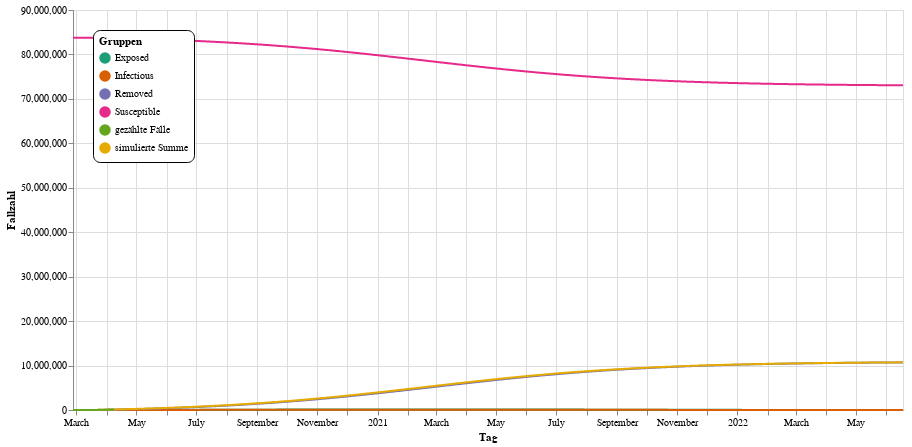

Source (notebook cell):
### Markdown cell above
Im Diagramm ist leicht zu sehen, dass das Modell den echten Zahlen mit geringen Abweichungen folgt.

Auf dieser Basis kann man nun eine Prognose für die nächsten 800 Tage berechnen:

### Code cell
def prediction(prediction_days=365, max_val=bev_de, r3=r2, r4=r2,
               it1 = dt.datetime(year=2020, month=3, day=20),
               it2 = dt.datetime(year=2020, month=3, day=28),
               it3 = dt.datetime(year=2020, month=4, day=20),
               it4 = dt.datetime(year=2020, month=4, day=20)):
    cases = np.array(data["Fallzahl"])
    times = np.arange(0., len(cases), 1.0)
    model = SEIR(p0=(bev_de-data["Fallzahl"][0], 0, data["Fallzahl"][0], 0),
                 intervention_times=[(it1-data["Tag"][0]).days, 
                                     (it2-data["Tag"][0]).days, 
                                     (it3-data["Tag"][0]).days, 
                                     (it4-data["Tag"][0]).days],
                 t_vals=times)
    times = np.arange(0., len(cases)+prediction_days, 1.0)
    seir_predictions = model.getSEIR(times, [r0, r1, r2, r3, r4], e0)
    sum_predictions = np.sum(seir_predictions[:, 1:], axis=1)
    dates = [data["Tag"][0] + dt.timedelta(days=i) for i in times]
    seir_data = pd.DataFrame(np.concatenate([
        np.concatenate([np.stack([dates, clip_values(seir_predictions[:, i], max_val), [t]*len(times)], axis=1)
                        for i, t in enumerate(["Susceptible", "Exposed", "Infectious", "Removed"])]),
        np.stack([dates, clip_values(sum_predictions, max_val), ["simulierte Summe"]*len(times)], axis=1)]),
        columns=("Tag", "Fallzahl", "Typ")
    )
    data["Typ"] = "gezählte Fälle"
    return seir_data.append(data, ignore_index=True)

plot(prediction(prediction_days=800))

### Figure 1 — Vega-Lite specification as saved in the notebook (floating-point values rounded to 4 significant figures; data arrays with more than 128 entries replaced by an {"elided": "..."} marker saying what was removed)
{"config": {"view": {"continuousWidth": 400, "continuousHeight": 300}}, "layer": [{"mark": {"type": "line", "point": false}, "encoding": {"color": {"type": "nominal", "field": "Typ", "legend": {"cornerRadius": 7, "fillColor": "white", "legendX": 20, "legendY": 20, "orient": "none", "padding": 6, "strokeColor": "black", "title": "Gruppen"}, "scale": {"scheme": "dark2"}}, "x": {"type": "temporal", "field": "Tag", "title": "Tag"}, "y": {"type": "quantitative", "field": "Fallzahl", "title": "Fallzahl"}}}, {"mark": "point", "encoding": {"opacity": {"value": 0}, "x": {"type": "temporal", "field": "Tag", "title": "Tag"}}, "selection": {"selector002": {"type": "single", "nearest": true, "on": "mouseover", "fields": ["Tag"], "empty": "none"}}}, {"mark": "point", "encoding": {"color": {"type": "nominal", "field": "Typ", "legend": {"cornerRadius": 7, "fillColor": "white", "legendX": 20, "legendY": 20, "orient": "none", "padding": 6, "strokeColor": "black", "title": "Gruppen"}, "scale": {"scheme": "dark2"}}, "opacity": {"condition": {"value": 1, "selection": "selector002"}, "value": 0}, "x": {"type": "temporal", "field": "Tag", "title": "Tag"}, "y": {"type": "quantitative", "field": "Fallzahl", "title": "Fallzahl"}}}, {"mark": {"type": "rule", "color": "gray"}, "encoding": {"x": {"type": "temporal", "field": "Tag", "title": "Tag"}}, "transform": [{"filter": {"selection": "selector002"}}]}, {"mark": {"type": "text", "align": "left", "dx": 4, "dy": -8}, "encoding": {"color": {"type": "nominal", "field": "Typ", "legend": {"cornerRadius": 7, "fillColor": "white", "legendX": 20, "legendY": 20, "orient": "none", "padding": 6, "strokeColor": "black", "title": "Gruppen"}, "scale": {"scheme": "dark2"}}, "text": {"condition": {"type": "quantitative", "field": "Fallzahl", "selection": "selector002"}, "value": " "}, "x": {"type": "temporal", "field": "Tag", "title": "Tag"}, "y": {"type": "quantitative", "field": "Fallzahl", "title": "Fallzahl"}}}, {"mark": {"type": "text", "align": "left", "dx": 4, "dy": -8}, "encoding": {"color": {"value": "gray"}, "text": {"condition": {"type": "temporal", "field": "Tag", "selection": "selector002"}, "value": " "}, "x": {"type": "temporal", "field": "Tag", "title": "Tag"}, "y": {"value": 16}}, "transform": [{"filter": {"selection": "selector002"}}]}], "data": {"name": "data-17d4429dff0427f7edb15e07539f4c33"}, "height": 400, "width": 830, "$schema": "https://vega.github.io/schema/vega-lite/v4.8.1.json", "datasets": {"data-17d4429dff0427f7edb15e07539f4c33": {"elided": "4258 records"}}}
